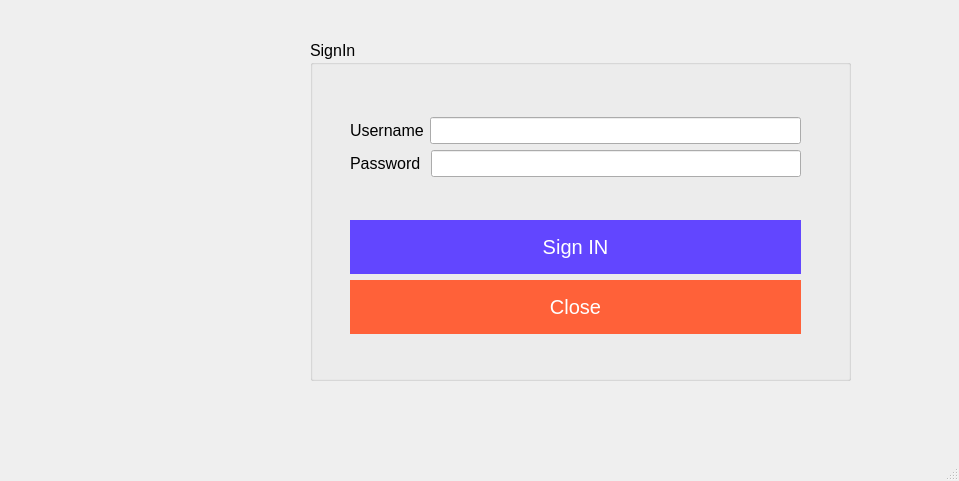
<?xml version="1.0" encoding="UTF-8"?>
<ui version="4.0">
 <class>MainWindow</class>
 <widget class="QMainWindow" name="MainWindow">
  <property name="enabled">
   <bool>true</bool>
  </property>
  <property name="geometry">
   <rect>
    <x>0</x>
    <y>0</y>
    <width>959</width>
    <height>481</height>
   </rect>
  </property>
  <property name="sizePolicy">
   <sizepolicy hsizetype="Fixed" vsizetype="Fixed">
    <horstretch>0</horstretch>
    <verstretch>0</verstretch>
   </sizepolicy>
  </property>
  <property name="windowTitle">
   <string>Login</string>
  </property>
  <widget class="QWidget" name="centralwidget">
   <widget class="QLabel" name="lblLoginIcon">
    <property name="geometry">
     <rect>
      <x>80</x>
      <y>50</y>
      <width>181</width>
      <height>141</height>
     </rect>
    </property>
    <property name="text">
     <string/>
    </property>
   </widget>
   <widget class="QGroupBox" name="grpBoxSignIn">
    <property name="geometry">
     <rect>
      <x>310</x>
      <y>40</y>
      <width>541</width>
      <height>341</height>
     </rect>
    </property>
    <property name="sizePolicy">
     <sizepolicy hsizetype="Expanding" vsizetype="Expanding">
      <horstretch>0</horstretch>
      <verstretch>0</verstretch>
     </sizepolicy>
    </property>
    <property name="font">
     <font>
      <family>Segoe UI</family>
      <pointsize>12</pointsize>
     </font>
    </property>
    <property name="title">
     <string>SignIn</string>
    </property>
    <widget class="QWidget" name="layoutWidget">
     <property name="geometry">
      <rect>
       <x>40</x>
       <y>40</y>
       <width>451</width>
       <height>291</height>
      </rect>
     </property>
     <layout class="QVBoxLayout" name="verticalLayout_3">
      <item>
       <layout class="QVBoxLayout" name="verticalLayout_2">
        <item>
         <layout class="QHBoxLayout" name="horizontalLayout">
          <item>
           <widget class="QLabel" name="lblUsername">
            <property name="sizePolicy">
             <sizepolicy hsizetype="Fixed" vsizetype="Preferred">
              <horstretch>0</horstretch>
              <verstretch>0</verstretch>
             </sizepolicy>
            </property>
            <property name="text">
             <string>Username</string>
            </property>
            <property name="buddy">
             <cstring>txtUsername</cstring>
            </property>
           </widget>
          </item>
          <item>
           <widget class="QLineEdit" name="txtUsername">
            <property name="sizePolicy">
             <sizepolicy hsizetype="Preferred" vsizetype="Fixed">
              <horstretch>0</horstretch>
              <verstretch>0</verstretch>
             </sizepolicy>
            </property>
           </widget>
          </item>
         </layout>
        </item>
        <item>
         <layout class="QHBoxLayout" name="horizontalLayout_2">
          <item>
           <widget class="QLabel" name="lblPassword">
            <property name="sizePolicy">
             <sizepolicy hsizetype="Fixed" vsizetype="Preferred">
              <horstretch>0</horstretch>
              <verstretch>0</verstretch>
             </sizepolicy>
            </property>
            <property name="text">
             <string>Password </string>
            </property>
            <property name="buddy">
             <cstring>txtPassword</cstring>
            </property>
           </widget>
          </item>
          <item>
           <widget class="QLineEdit" name="txtPassword">
            <property name="sizePolicy">
             <sizepolicy hsizetype="Minimum" vsizetype="Fixed">
              <horstretch>0</horstretch>
              <verstretch>0</verstretch>
             </sizepolicy>
            </property>
            <property name="echoMode">
             <enum>QLineEdit::Password</enum>
            </property>
           </widget>
          </item>
         </layout>
        </item>
       </layout>
      </item>
      <item>
       <layout class="QVBoxLayout" name="verticalLayout">
        <item>
         <widget class="QPushButton" name="btnSignIn">
          <property name="sizePolicy">
           <sizepolicy hsizetype="Preferred" vsizetype="Fixed">
            <horstretch>0</horstretch>
            <verstretch>0</verstretch>
           </sizepolicy>
          </property>
          <property name="font">
           <font>
            <family>Segoe UI</family>
            <pointsize>-1</pointsize>
            <underline>false</underline>
            <strikeout>false</strikeout>
           </font>
          </property>
          <property name="styleSheet">
           <string notr="true">QPushButton#btnSignIn {
background-color: #6246ff; 
  border: none;
  color: white;
  padding: 15px 32px;
  text-align: center;
  text-decoration: none;
  display: inline-block;
  font-size: 20px;
  transition-duration: 0.4s;
}

QPushButton#btnSignIn:hover {
  background-color: #4CAF50; /* Green */
  color: white;
}</string>
          </property>
          <property name="text">
           <string>Sign IN</string>
          </property>
         </widget>
        </item>
        <item>
         <widget class="QPushButton" name="btnClose">
          <property name="sizePolicy">
           <sizepolicy hsizetype="Preferred" vsizetype="Fixed">
            <horstretch>0</horstretch>
            <verstretch>0</verstretch>
           </sizepolicy>
          </property>
          <property name="font">
           <font>
            <family>Segoe UI</family>
            <pointsize>-1</pointsize>
            <underline>false</underline>
            <strikeout>false</strikeout>
           </font>
          </property>
          <property name="styleSheet">
           <string notr="true">
QPushButton#btnClose {
background-color: #ff6139; 
  border: none;
  color: white;
  padding: 15px 32px;
  text-align: center;
  text-decoration: none;
  display: inline-block;
  font-size: 20px;
  transition-duration: 0.4s;
}

QPushButton#btnClose:hover {
  background-color: #4CAF50; /* Green */
  color: white;
}</string>
          </property>
          <property name="text">
           <string>Close</string>
          </property>
         </widget>
        </item>
       </layout>
      </item>
     </layout>
    </widget>
   </widget>
  </widget>
  <widget class="QStatusBar" name="statusbar"/>
 </widget>
 <resources/>
 <connections/>
</ui>
